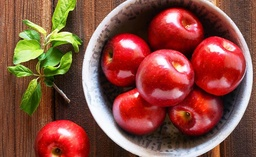
#> input picture elma.jpg, 256 x 157 px, shrunk from 976 x 600 before the run, found by its file name
$ python RGBtoHSL.py
#> lines starting #> are read from the running program, lines starting #| are printed output that depends on the picture
from PIL import Image

def rgb_to_hsl(rgb):
    r, g, b = rgb[0] / 255.0, rgb[1] / 255.0, rgb[2] / 255.0
    cmax = max(r, g, b)
    cmin = min(r, g, b)
    diff = cmax - cmin
    h = 0
    s = 0
    l = (cmax + cmin) / 2
    if diff != 0:
        if cmax == r:
            h = (g - b) / diff
        elif cmax == g:
            h = (b - r) / diff + 2
        elif cmax == b:
            h = (r - g) / diff + 4
        h *= 60
        if h < 0:
            h += 360
        s = diff / (1 - abs(2 * l - 1))
    return h, s, l

def convert_image_to_hsl(image):
    image = image.convert("RGB")
    hsl_image = Image.new("RGB", image.size)
    pixels = image.load()
    hsl_pixels = hsl_image.load()
    for x in range(image.width):
        for y in range(image.height):
            h, s, l = rgb_to_hsl(pixels[x, y])
            hsl_pixels[x, y] = (int(h), int(s * 255), int(l * 255))
    return hsl_image

# Example usage:
image = Image.open("C:/Users/Casper/Desktop/elma.jpg")
#> image is the input picture: PIL image 256x157 RGB; mean R, G, B 138, 77.6, 64.1
hsl_image = convert_image_to_hsl(image)
#> in convert_image_to_hsl, `hsl_image = Image.new("RGB", image.size)`: hsl_image: PIL image 256x157 RGB; every value is 0
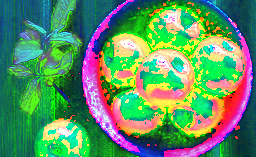
#> hsl_image: PIL image 256x157 RGB; mean R, G, B 92.4, 144.9, 101.1
hsl_image.save("image_hsl.jpg")

$ run again, with apple.jpeg copied over elma.jpg
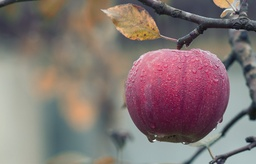
#> input picture apple.jpeg, 256 x 164 px, shrunk from 1880 x 1204 before the run, found by its file name
#> image is the input picture: PIL image 256x164 RGB; mean R, G, B 131.5, 117.1, 115.3
#> `hsl_image = convert_image_to_hsl(image)`:
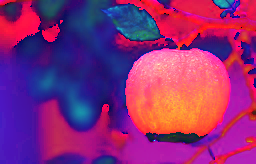
#> hsl_image: PIL image 256x164 RGB; mean R, G, B 138.3, 42.3, 120.9
